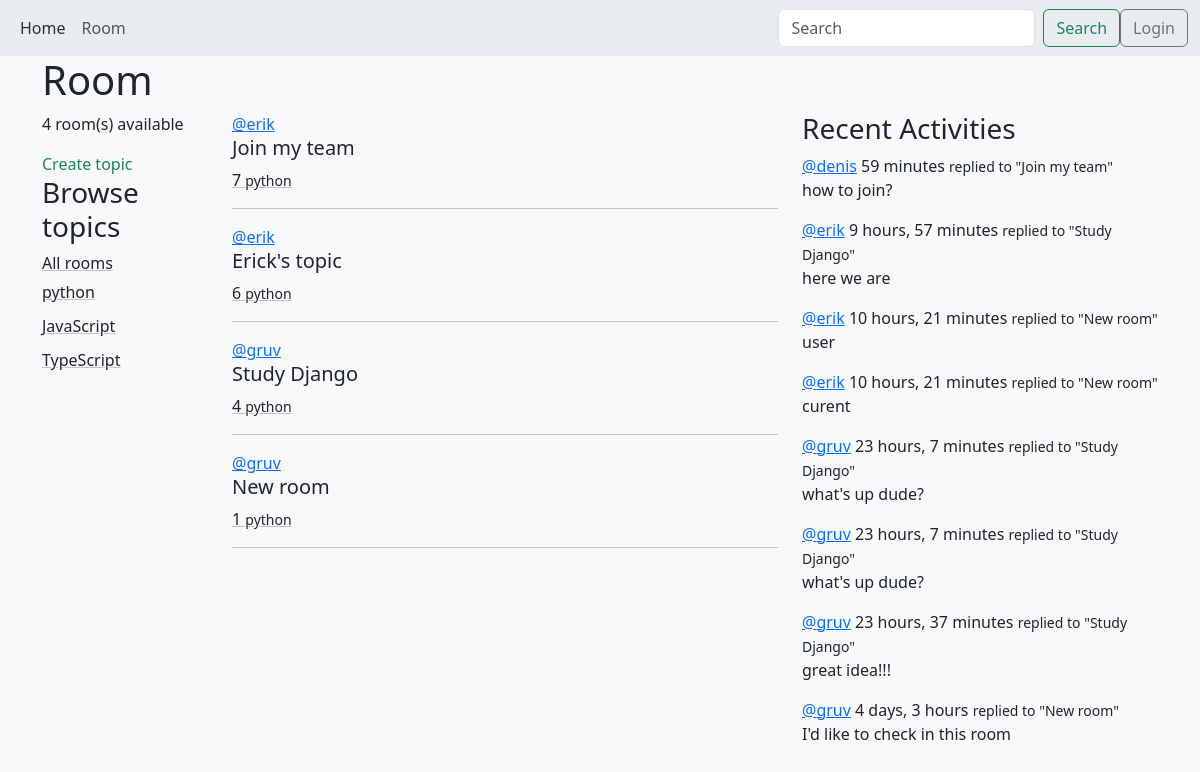
Page /room?q=python on the committed database.
### base/models.py (models this page shows, shortened)
class Topic(models.Model):
    name = models.CharField(max_length=200)

class Room(models.Model):
    host = models.ForeignKey(User, on_delete=SET_NULL, null=True)
    topic = models.ForeignKey(Topic, on_delete=SET_NULL, null=True)
    name = models.CharField(max_length=200)
    description = models.TextField(null=True, blank=True)  #true allows to be empty
    participants = models.ManyToManyField(User, related_name='participants', blank=True)
    updated = models.DateTimeField(auto_now=True)
    created = models.DateTimeField(auto_now_add=True)
    class Meta:
        ordering =  ['-updated', '-created']
    def __str__(self):
        return self.name

class Message(models.Model):
    user = models.ForeignKey(User, on_delete=CASCADE)
    room = models.ForeignKey(Room, on_delete=models.CASCADE)
    body = models.TextField()
    updated = models.DateTimeField(auto_now=True)
    created = models.DateTimeField(auto_now_add=True)
    class Meta:
        ordering =  ['-updated', '-created']
    def __str__(self):
        return self.body[0:50]

### base/views.py (the view)
# urls.py: path('room', views.room, name='room'),
def room(req):
    q = req.GET.get('q') if req.GET.get('q') != None else ''
    rooms = Room.objects.filter(
        Q(topic__name__icontains=q) |
        Q(name__icontains=q) |
        Q(description__icontains=q)
    )
    room_count = rooms.count()
    topics = Topic.objects.all()
    room_messages = Message.objects.filter(Q(room__topic__name__icontains=q))
    context = {
        'rooms': rooms,
        'topics': topics,
        "room_count": room_count,
        "room_messages": room_messages,
    }
    return render(req, 'base/room.html', context)

### base/templates/base/room.html
{% extends 'index.html' %} {% block content %}
<h1>Room</h1>
<div class="rooms row">
  <div class="col-2">
    <p>{{room_count}} room(s) available</p>
    <div>
      <a class="nav-link link-success" href="{% url 'create-room' %}"
        >Create topic
      </a>
    </div>
        {% include 'base/topics_component.html' %}
  </div>
  <div class="room col-6">
    {% include 'base/feed_component.html' %}
  </div>
  <div class="col-4">
    {% include 'base/activity_component.html' %}
  </div>
</div>
{% endblock %}

### base/templates/base/topics_component.html
<h3>Browse topics</h3>
<a
    class="link-underline-opacity-25 link-underline-opacity-100-hover link-dark"
    href="{% url 'room' %}"
>All rooms
</a>
{% for topic in topics %}
<div style="padding-top: 5px; padding-bottom: 5px">
    <a
        class="link-dark link-underline-opacity-25 link-underline-opacity-100-hover"
        href="{% url 'room' %}?q={{topic.name}}"
    >{{ topic.name }}
    </a>
</div>
{% endfor %}

### base/templates/base/feed_component.html (shortened to what this page needs)
{% for room in rooms %}
    <div>
      <a href="{% url 'user-profile' room.host.id %}" class="link-primary">@{{ room.host.username }}</a>
      <h5>{{ room.name }}</h5>
      <a
        class="link-dark link-underline-opacity-25 link-underline-opacity-100-hover"
        href=" {% url 'room_id' room.id %} "
        >{{ room.id }} <small>{{ room.topic.name}}</small></a
      >
      <hr />
    </div>
    {% endfor %}

### base/templates/base/activity_component.html (shortened to what this page needs)
 <h3>Recent Activities</h3>
    {% for message in room_messages %}
    <div class="mb-2">
      <a href="{% url 'user-profile' message.user.id %}" class="link-primary"> @{{message.user}}</a>
        <span> {{message.created|timesince}}</span>
      <small>replied to "{{message.room}}"</small>
      <p>{{message}}</p>
    </div>
    {% endfor %}

### rows in the picture
Topic: name "python"
Topic: name "JavaScript"
Topic: name "TypeScript"
Room: host.username "erik", name "Join my team", id "7", topic.name "python"
Room: host.username "erik", name "Erick's topic", id "6", topic.name "python"
Room: host.username "gruv", name "Study Django", id "4", topic.name "python"
Room: host.username "gruv", name "New room", id "1", topic.name "python"
Message: user "denis", created "59 minutes", room "Join my team", body "how to join?"
Message: user "erik", created "9 hours, 57 minutes", room "Study Django", body "here we are"
Message: user "erik", created "10 hours, 21 minutes", room "New room", body "user"
Message: user "erik", created "10 hours, 21 minutes", room "New room", body "curent"
Message: user "gruv", created "23 hours, 7 minutes", room "Study Django", body "what's up dude?"
Message: user "gruv", created "23 hours, 7 minutes", room "Study Django", body "what's up dude?"
Message: user "gruv", created "23 hours, 37 minutes", room "Study Django", body "great idea!!!"
Message: user "gruv", created "4 days, 3 hours", room "New room", body "I'd like to check in this room"

### other values in the picture
{{ room_count }} "4"
